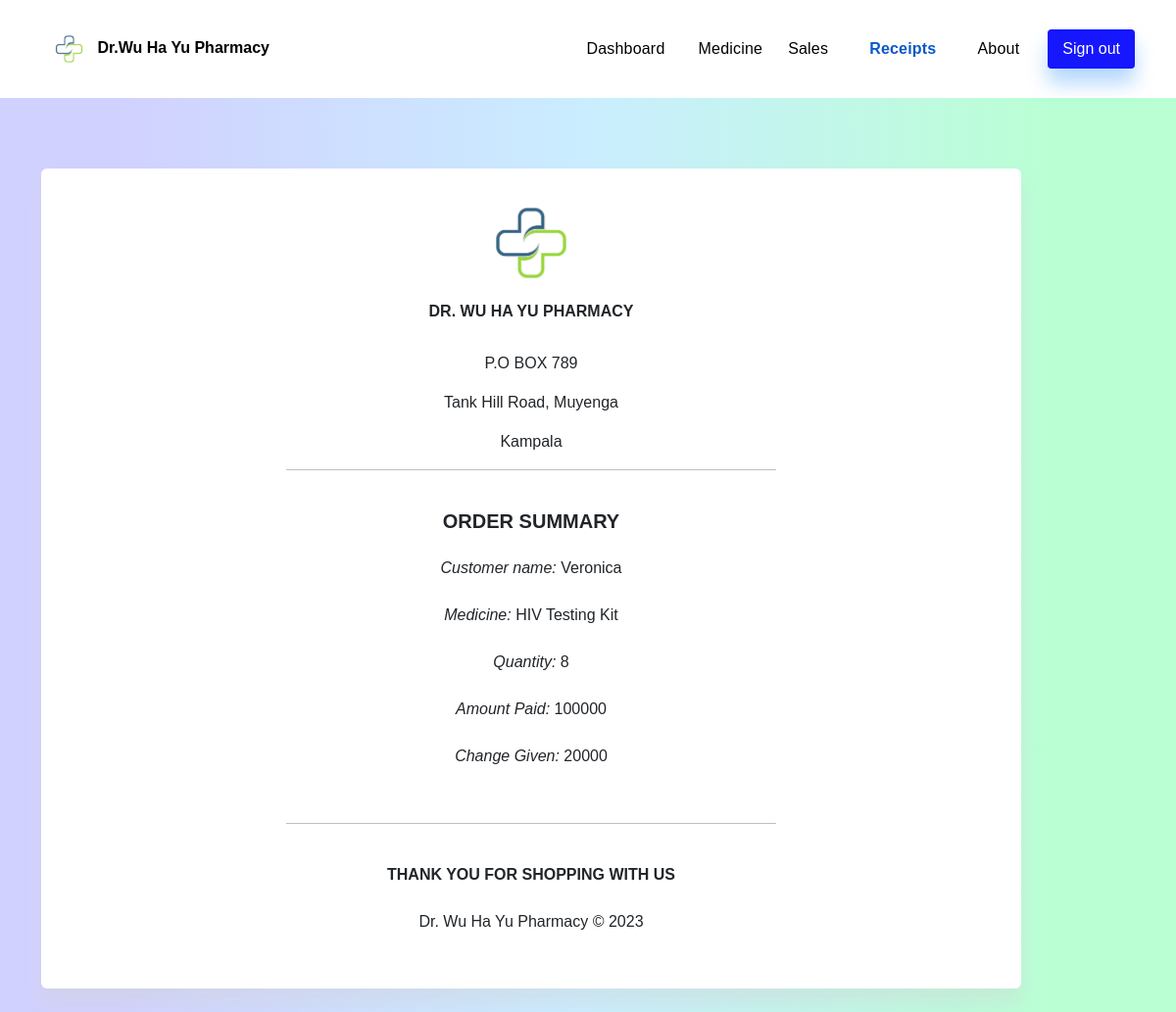
Screenshot of /receipts/3 with the database file from the repository.
### pharmacyapp/models.py (models this page shows, shortened)
class Sale(models.Model):
    medicine = models.ForeignKey(Product, on_delete=models.CASCADE)
    quantity = models.IntegerField(default = 0)
    amountPaid = models.IntegerField(default = 0)
    boughtBy = models.CharField(max_length = 50, null =True, blank = True)
    unitCost = models.IntegerField(default = 0)
    date = models.DateField(auto_now=True)
    def getTotal(self):
        total = self.quantity * self.medicine.unitCost
        return int(total)
    def getChange(self):
        change = self.getTotal() - self.amountPaid
        return abs(int(change))

class Product(models.Model):
    categoryName = models.ForeignKey(Category, on_delete= models.CASCADE, null = True, blank = True)
    medicineName = models.CharField(max_length =50, null =True, blank =True)
    quantityinStore = models.IntegerField(default=0)
    receivedQuantity = models.IntegerField(default=0)
    quantitySold = models.IntegerField(default =0)
    cost = models.IntegerField(default =0)
    expiredQuantity = models.IntegerField(default =0)
    unitCost = models.IntegerField(default =0)
    expiryDate = models.DateField(null=True, blank=True)
    @property
    def expiredQuantity(self):
        if self.expiryDate < datetime.date.today():
            return self.quantityinStore
        else:
            return 0
    def __str__(self):
        return self.medicineName

### pharmacyapp/views.py (the view)
# urls.py: path('receipts/<receipts_id>', views.final_receipt, name ='final_receipt'),
def final_receipt(request, receipts_id):
    receipts = Sale.objects.get(id=receipts_id)
    return render(request, 'products/final_receipt.html', {'receipts':receipts})

### templates/products/final_receipt.html (shortened to what this page needs)
<!DOCTYPE html>
<html lang="en">
<head>
    <link rel="stylesheet" href="/static/css/styles.css">
    <link href="https://cdn.jsdelivr.net/npm/bootstrap@5.3.0-alpha3/dist/css/bootstrap.min.css" rel="stylesheet">
</head>
<body style="background-image: linear-gradient(to right, #d1d1ff 10%, #caedff 50%, #b9ffd3 90%);">
<nav class="navbar navbar-expand-lg">
  <div class="container">
    <a class="navbar-brand" href="{% url 'index' %}" style="font-size: 16px; font-weight: 800;"> <img src="/static/images/logo.png" height="46px" alt="Dr.Wu Ha Yu Logo"/>Dr.Wu Ha Yu Pharmacy </a>
      <div class="d-flex align-items-center">
        <a href="{% url 'index' %}"><button type="button" class="btn btn-link  me-2">Dashboard</button></a>
        <a href="{% url 'medicine' %}"><button type="button" class="btn btn-link">
          Medicine
         </button></a>
        <a href="{% url 'sales' %}"><button type="button" class="btn btn-link me-3">
          Sales
         </button></a>
        <a href="{% url 'receipts' %}"><button type="button" class="btn btn-link active me-3" style="font-weight: 900;">
          Receipts
         </button></a>
        <a href="{% url 'about' %}"><button type="button" class="btn btn-link me-3">
          About
         </button></a>
         <a href="{% url 'logout' %}"><button class="btn-sign-out  my-2 mr-4 " type="submit" style="box-shadow: 0 15px 20px rgba(68, 157, 252, 0.4);">Sign out
         </button></a>
      </div>
  </div>
</nav>
  <br><br><br>
  <div class="container" style="margin-left: 25
  0px;">
      <div class="card" style="align-items: center; border: none; box-shadow: 0 15px 20px rgba(211, 211, 211, 0.4);  justify-content: center; width: 1000px; ">
        <div class="card-body text-center">
            <div class="card-title text-center">
                <img src="/static/images/logo.png"
                 alt="Dr.Wu Ha Yu Logo" height="120px"
                 loading="lazy"
                 style="align-items: center;">
                 <br>
                 <h6 class="text-center" style="font-weight: 700;">DR. WU HA YU PHARMACY</h6>
                 <br>
                 <p class="text-center">P.O BOX 789</p>
                 <p class="text-center">Tank Hill Road, Muyenga</p>
                 <p class="text-center">Kampala</p>
            </div>
            <hr style="color: black; width: 500px; size: 100px;">
            <br>
            <h5 class="card-title text-center" style="font-weight: 700;">ORDER SUMMARY</h5>
            <div class="card-body text-center">
              <div class="card-text"> <em>Customer name: </em> {{receipts.boughtBy}}</div><br>
              <div class="card-text"><em>Medicine:</em> {{receipts.medicine}}</div><br>
              <div class="card-text"><em>Quantity:</em>   {{receipts.quantity}}</div><br>
              <div class="card-text"><em>Amount Paid:</em> {{receipts.amountPaid}}</div><br>
              <div class="card-text"><em>Change Given:</em> {{receipts.getChange}}</div>
            </div>
            <br>
            <hr style="color: black; width: 500px; size: 100px;"><br>
            <div class="card-text text-center" style="font-weight: 600;">THANK YOU FOR SHOPPING WITH US</div>
            <br>
            <p class="text-center">Dr. Wu Ha Yu Pharmacy &copy; 2023</p>
            <br>
        </div>
    </div>
    <br>
  </div>
</body>
</html>

### pharmacyapp/static/css/styles.css (style rules this page uses)
* { margin: 0; padding: 0; font-family: 'Gilroy', sans-serif; font-size: 16px; }
.navbar { background-color: white; height: 100px; }
body img { opacity: 80%; }
.d-flex .btn { text-decoration: none; color: black; letter-spacing: 0.2px; }
.btn-sign-out, .btn-sell_item, .btn-add-to-stock, .btn-add, .btn-buy, .btn-final-receipt { border: none; background-color: #1616ff; color: white; border-radius: 4px; padding: 0 15px; height: 40px; }

### rows the page displays
Sale: boughtBy "Veronica", medicine "HIV Testing Kit", quantity "8", amountPaid "100000", getChange "20000"
